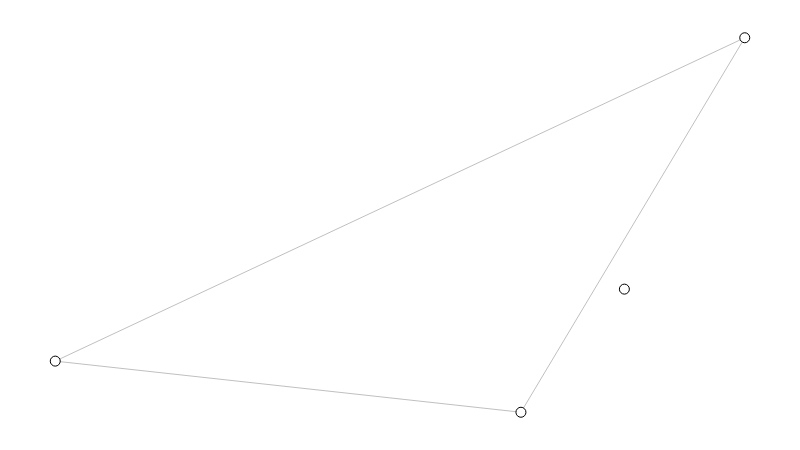

The cell this chart's notebook holds for it:
### Code cell
g.set_all_nodes(size=10, labpos='hover')
g.set_all_edges(color=(0, 0, 0, 0.25))

g.draw()

### Figure 1 — Plotly figure (JSON) as saved in the notebook; plotly's stock layout.template omitted (floating-point values rounded to 4 significant figures)
{"data": [{"hoverinfo": "none", "line": {"color": "rgb(127, 127, 127)", "dash": "solid", "width": 0}, "mode": "lines", "type": "scatter", "x": [0.05715, 0.05715, null, 0, 1, null], "y": [0, 1, null, 0.406, 0.406, null]}, {"hoverinfo": "none", "line": {"color": "rgba(0, 0, 0, 0.25)", "dash": "solid", "width": 1}, "mode": "lines", "type": "scatter", "x": [1, 0.6754, null, 1, 0, null, 0.6754, 0, null], "y": [1, 0, null, 1, 0.1365, null, 0, 0.1365, null]}, {"hoverinfo": "text", "marker": {"color": "rgb(255, 255, 255)", "line": {"color": "rgb(0, 0, 0)", "width": 1}, "size": 10, "symbol": "circle"}, "mode": "markers", "text": ["eua", "japao", "brasil", "coreia do norte"], "textfont": {"color": "rgb(0, 0, 0)"}, "textposition": "middle center", "type": "scatter", "x": [1, 0.6754, 0, 0.8254], "y": [1, 0, 0.1365, 0.3288]}, {"hoverinfo": "none", "mode": "text", "text": [], "textfont": {"color": "rgb(255, 255, 255)"}, "textposition": "middle center", "type": "scatter", "x": [], "y": []}, {"hoverinfo": "none", "mode": "text", "text": [null, null, null, null], "textfont": {"color": "rgb(0, 0, 0)"}, "textposition": "middle center", "type": "scatter", "x": [1, 0.6754, 0, 0.8254], "y": [1, 0, 0.1365, 0.3288]}, {"hoverinfo": "none", "mode": "text", "text": [null, null, null], "textfont": {"color": "rgb(0, 0, 0)"}, "textposition": "middle center", "type": "scatter", "x": [0.8501, 0.5061, 0.3361], "y": [0.4866, 0.5445, 0.04218]}, {"hoverinfo": "none", "marker": {"color": "rgba(255, 255, 255, 0)", "line": {"color": "rgba(255, 255, 255, 0)", "width": 0}, "size": 0, "symbol": "circle"}, "mode": "markers", "type": "scatter", "x": [0.5, 0, 1, 0.5], "y": [0, 0.5, 0.5, 1]}], "layout": {"height": 450, "hovermode": "closest", "margin": {"b": 10, "l": 10, "r": 10, "t": 10}, "plot_bgcolor": "rgb(255, 255, 255)", "showlegend": false, "width": 800, "xaxis": {"showgrid": false, "showticklabels": false, "zeroline": false}, "yaxis": {"showgrid": false, "showticklabels": false, "zeroline": false}}}
